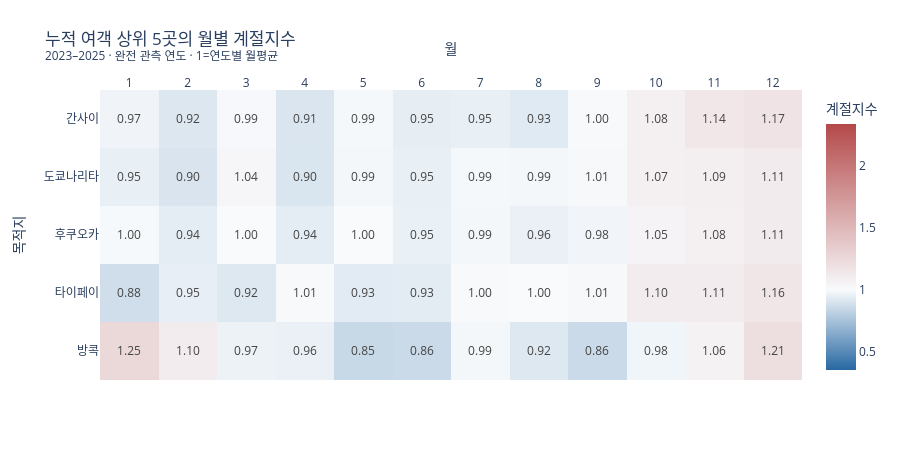

The cell this chart's notebook holds for it:
### Markdown cell above
### 히트맵 대상 선정

- <strong>기존 인기 5곳</strong>: 가설 1의 2023–2025년 누적 여객 상위 10곳에서 앞의 5곳.
- <strong>증가 인원 5곳</strong>: 2024→2025년 증가 인원 상위 10곳 중 누적 인기 상위 10곳과 겹치지 않는 목적지에서 앞의 5곳.
- <strong>증가율 5곳</strong>: 2024·2025년을 모두 12개월 관측한 목적지의 증가율 상위 5곳. 증가 인원 순위와는 별개다.

계절지수는 2023–2025년 중 목적지별로 12개월이 모두 관측된 연도만 평균한다. 따라서 2023년 기록이 짧은 증가율 상위 목적지는 2024–2025년 자료로 계산한다.

### Code cell
fig=seasonal_heatmap(popular_heat,'누적 여객 상위 5곳의 월별 계절지수')
fig.show()

### Figure 1 — Plotly figure (JSON) as saved in the notebook; plotly's stock layout.template omitted (floating-point values rounded to 4 significant figures)
{"data": [{"coloraxis": "coloraxis", "hovertemplate": "목적지=%{y}<br>월=%{x}월<br>계절지수=%{z:.2f}<extra></extra>", "name": "0", "texttemplate": "%{z:.2f}", "type": "heatmap", "x": [1, 2, 3, 4, 5, 6, 7, 8, 9, 10, 11, 12], "xaxis": "x", "y": ["간사이", "도쿄나리타", "후쿠오카", "타이페이", "방콕"], "yaxis": "y", "z": [[0.9738, 0.9163, 0.9925, 0.9063, 0.9905, 0.9455, 0.9493, 0.9271, 0.9956, 1.085, 1.144, 1.174], [0.9515, 0.9045, 1.036, 0.9048, 0.985, 0.9502, 0.9917, 0.9852, 1.012, 1.072, 1.094, 1.113], [0.9953, 0.9406, 1.003, 0.9414, 1.002, 0.9545, 0.988, 0.9572, 0.9769, 1.053, 1.076, 1.112], [0.8774, 0.9473, 0.919, 1.007, 0.9331, 0.9345, 1.005, 0.9994, 1.012, 1.103, 1.106, 1.157], [1.253, 1.103, 0.9666, 0.9557, 0.8476, 0.8589, 0.9878, 0.9195, 0.8572, 0.9757, 1.063, 1.213]]}], "layout": {"coloraxis": {"cmax": 2.339, "cmin": 0.3531, "colorbar": {"title": {"text": "계절지수"}}, "colorscale": [[0, "#2768A2"], [0.3258, "#F8FAFC"], [1, "#B44949"]]}, "height": 460, "margin": {"l": 100, "t": 90}, "title": {"text": "누적 여객 상위 5곳의 월별 계절지수<br><sup>2023–2025 · 완전 관측 연도 · 1=연도별 월평균</sup>"}, "xaxis": {"anchor": "y", "domain": [0.0, 1.0], "dtick": 1, "side": "top", "title": {"text": "월"}}, "yaxis": {"anchor": "x", "autorange": "reversed", "domain": [0.0, 1.0], "title": {"text": "목적지"}}}}
